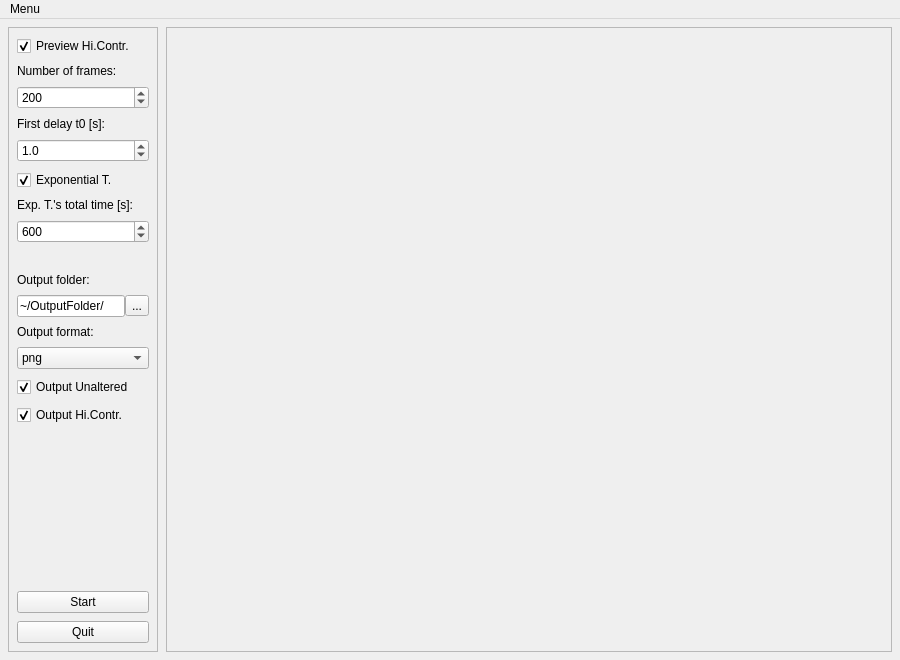
<?xml version="1.0" encoding="UTF-8"?>
<ui version="4.0">
 <class>MainWindow</class>
 <widget class="QMainWindow" name="MainWindow">
  <property name="geometry">
   <rect>
    <x>0</x>
    <y>0</y>
    <width>900</width>
    <height>660</height>
   </rect>
  </property>
  <property name="windowTitle">
   <string>MainWindow</string>
  </property>
  <widget class="QWidget" name="centralWidget">
   <layout class="QHBoxLayout" name="horizontalLayout_2" stretch="0,1">
    <property name="spacing">
     <number>8</number>
    </property>
    <property name="leftMargin">
     <number>8</number>
    </property>
    <property name="topMargin">
     <number>8</number>
    </property>
    <property name="rightMargin">
     <number>8</number>
    </property>
    <property name="bottomMargin">
     <number>8</number>
    </property>
    <item>
     <widget class="QFrame" name="frame_2">
      <property name="frameShape">
       <enum>QFrame::StyledPanel</enum>
      </property>
      <property name="frameShadow">
       <enum>QFrame::Raised</enum>
      </property>
      <layout class="QVBoxLayout" name="verticalLayout_3">
       <property name="spacing">
        <number>8</number>
       </property>
       <property name="leftMargin">
        <number>8</number>
       </property>
       <property name="topMargin">
        <number>8</number>
       </property>
       <property name="rightMargin">
        <number>8</number>
       </property>
       <property name="bottomMargin">
        <number>8</number>
       </property>
       <item>
        <widget class="QCheckBox" name="checkBoxHCView">
         <property name="text">
          <string>Preview Hi.Contr.</string>
         </property>
         <property name="checked">
          <bool>true</bool>
         </property>
        </widget>
       </item>
       <item>
        <widget class="QLabel" name="label_2">
         <property name="text">
          <string>Number of frames:</string>
         </property>
        </widget>
       </item>
       <item>
        <widget class="QSpinBox" name="spinBoxNFrames">
         <property name="minimum">
          <number>1</number>
         </property>
         <property name="maximum">
          <number>20000</number>
         </property>
         <property name="singleStep">
          <number>100</number>
         </property>
         <property name="value">
          <number>200</number>
         </property>
        </widget>
       </item>
       <item>
        <widget class="QLabel" name="label_3">
         <property name="text">
          <string>First delay t0 [s]:</string>
         </property>
        </widget>
       </item>
       <item>
        <widget class="QDoubleSpinBox" name="doubleSpinBoxDT0">
         <property name="decimals">
          <number>1</number>
         </property>
         <property name="maximum">
          <double>36000.000000000000000</double>
         </property>
         <property name="singleStep">
          <double>0.100000000000000</double>
         </property>
         <property name="value">
          <double>1.000000000000000</double>
         </property>
        </widget>
       </item>
       <item>
        <widget class="QCheckBox" name="checkBoxExpT">
         <property name="toolTip">
          <string>&lt;html&gt;&lt;head/&gt;&lt;body&gt;&lt;p&gt;Use exponentially increasing delays between shots. For example every following delay may be 5% longer than the previous one: 1.00, 1.05, 1.10, 1.16s...&lt;/p&gt;&lt;/body&gt;&lt;/html&gt;</string>
         </property>
         <property name="text">
          <string>Exponential T.</string>
         </property>
         <property name="checked">
          <bool>true</bool>
         </property>
        </widget>
       </item>
       <item>
        <widget class="QLabel" name="labelExpT">
         <property name="text">
          <string>Exp. T.'s total time [s]:</string>
         </property>
        </widget>
       </item>
       <item>
        <widget class="QDoubleSpinBox" name="doubleSpinBoxTMax">
         <property name="toolTip">
          <string>&lt;html&gt;&lt;head/&gt;&lt;body&gt;&lt;p&gt;Use exponentially increasing delays between shots. For example every following delay may be 5% longer than the previous one: 1.00, 1.05, 1.10, 1.16s...&lt;/p&gt;&lt;/body&gt;&lt;/html&gt;</string>
         </property>
         <property name="decimals">
          <number>0</number>
         </property>
         <property name="minimum">
          <double>1.000000000000000</double>
         </property>
         <property name="maximum">
          <double>360000.000000000000000</double>
         </property>
         <property name="singleStep">
          <double>60.000000000000000</double>
         </property>
         <property name="value">
          <double>600.000000000000000</double>
         </property>
        </widget>
       </item>
       <item>
        <widget class="QLabel" name="labelExpTH">
         <property name="text">
          <string/>
         </property>
        </widget>
       </item>
       <item>
        <widget class="QLabel" name="label_5">
         <property name="text">
          <string>Output folder:</string>
         </property>
        </widget>
       </item>
       <item>
        <layout class="QHBoxLayout" name="horizontalLayout">
         <property name="spacing">
          <number>0</number>
         </property>
         <item>
          <widget class="QLineEdit" name="lineEditOutput">
           <property name="text">
            <string>~/OutputFolder/</string>
           </property>
          </widget>
         </item>
         <item>
          <widget class="QToolButton" name="toolButtonChooseFolder">
           <property name="sizePolicy">
            <sizepolicy hsizetype="Fixed" vsizetype="Fixed">
             <horstretch>0</horstretch>
             <verstretch>0</verstretch>
            </sizepolicy>
           </property>
           <property name="text">
            <string>...</string>
           </property>
          </widget>
         </item>
        </layout>
       </item>
       <item>
        <widget class="QLabel" name="label_6">
         <property name="text">
          <string>Output format:</string>
         </property>
        </widget>
       </item>
       <item>
        <widget class="QComboBox" name="comboBoxFormat">
         <item>
          <property name="text">
           <string>png</string>
          </property>
         </item>
         <item>
          <property name="text">
           <string>jpg</string>
          </property>
         </item>
        </widget>
       </item>
       <item>
        <widget class="QCheckBox" name="checkBoxUnaltered">
         <property name="text">
          <string>Output Unaltered</string>
         </property>
         <property name="checked">
          <bool>true</bool>
         </property>
        </widget>
       </item>
       <item>
        <widget class="QCheckBox" name="checkBoxHCOut">
         <property name="text">
          <string>Output Hi.Contr.</string>
         </property>
         <property name="checked">
          <bool>true</bool>
         </property>
        </widget>
       </item>
       <item>
        <spacer name="verticalSpacer">
         <property name="orientation">
          <enum>Qt::Vertical</enum>
         </property>
         <property name="sizeHint" stdset="0">
          <size>
           <width>20</width>
           <height>40</height>
          </size>
         </property>
        </spacer>
       </item>
       <item>
        <widget class="QPushButton" name="pushButtonStart">
         <property name="text">
          <string>Start</string>
         </property>
        </widget>
       </item>
       <item>
        <widget class="QPushButton" name="pushButtonQuit">
         <property name="text">
          <string>Quit</string>
         </property>
        </widget>
       </item>
      </layout>
     </widget>
    </item>
    <item>
     <widget class="QFrame" name="frame">
      <property name="sizePolicy">
       <sizepolicy hsizetype="Ignored" vsizetype="Ignored">
        <horstretch>0</horstretch>
        <verstretch>0</verstretch>
       </sizepolicy>
      </property>
      <property name="frameShape">
       <enum>QFrame::StyledPanel</enum>
      </property>
      <property name="frameShadow">
       <enum>QFrame::Raised</enum>
      </property>
      <layout class="QVBoxLayout" name="verticalLayout">
       <property name="leftMargin">
        <number>0</number>
       </property>
       <property name="topMargin">
        <number>0</number>
       </property>
       <property name="rightMargin">
        <number>0</number>
       </property>
       <property name="bottomMargin">
        <number>0</number>
       </property>
       <item>
        <widget class="QLabel" name="label">
         <property name="sizePolicy">
          <sizepolicy hsizetype="Ignored" vsizetype="Ignored">
           <horstretch>0</horstretch>
           <verstretch>0</verstretch>
          </sizepolicy>
         </property>
         <property name="text">
          <string/>
         </property>
        </widget>
       </item>
      </layout>
     </widget>
    </item>
   </layout>
  </widget>
  <widget class="QMenuBar" name="menuBar">
   <property name="geometry">
    <rect>
     <x>0</x>
     <y>0</y>
     <width>900</width>
     <height>23</height>
    </rect>
   </property>
   <widget class="QMenu" name="menuMenu">
    <property name="title">
     <string>Menu</string>
    </property>
    <addaction name="actionQuit"/>
   </widget>
   <addaction name="menuMenu"/>
  </widget>
  <action name="actionQuit">
   <property name="text">
    <string>&amp;Quit</string>
   </property>
   <property name="shortcut">
    <string>Ctrl+Q</string>
   </property>
  </action>
 </widget>
 <layoutdefault spacing="6" margin="11"/>
 <resources/>
 <connections>
  <connection>
   <sender>actionQuit</sender>
   <signal>triggered()</signal>
   <receiver>MainWindow</receiver>
   <slot>close()</slot>
   <hints>
    <hint type="sourcelabel">
     <x>-1</x>
     <y>-1</y>
    </hint>
    <hint type="destinationlabel">
     <x>449</x>
     <y>329</y>
    </hint>
   </hints>
  </connection>
  <connection>
   <sender>checkBoxExpT</sender>
   <signal>toggled(bool)</signal>
   <receiver>doubleSpinBoxTMax</receiver>
   <slot>setEnabled(bool)</slot>
   <hints>
    <hint type="sourcelabel">
     <x>99</x>
     <y>157</y>
    </hint>
    <hint type="destinationlabel">
     <x>99</x>
     <y>192</y>
    </hint>
   </hints>
  </connection>
  <connection>
   <sender>pushButtonQuit</sender>
   <signal>clicked()</signal>
   <receiver>MainWindow</receiver>
   <slot>close()</slot>
   <hints>
    <hint type="sourcelabel">
     <x>99</x>
     <y>628</y>
    </hint>
    <hint type="destinationlabel">
     <x>449</x>
     <y>329</y>
    </hint>
   </hints>
  </connection>
  <connection>
   <sender>checkBoxExpT</sender>
   <signal>toggled(bool)</signal>
   <receiver>labelExpT</receiver>
   <slot>setEnabled(bool)</slot>
   <hints>
    <hint type="sourcelabel">
     <x>113</x>
     <y>209</y>
    </hint>
    <hint type="destinationlabel">
     <x>113</x>
     <y>238</y>
    </hint>
   </hints>
  </connection>
 </connections>
</ui>
